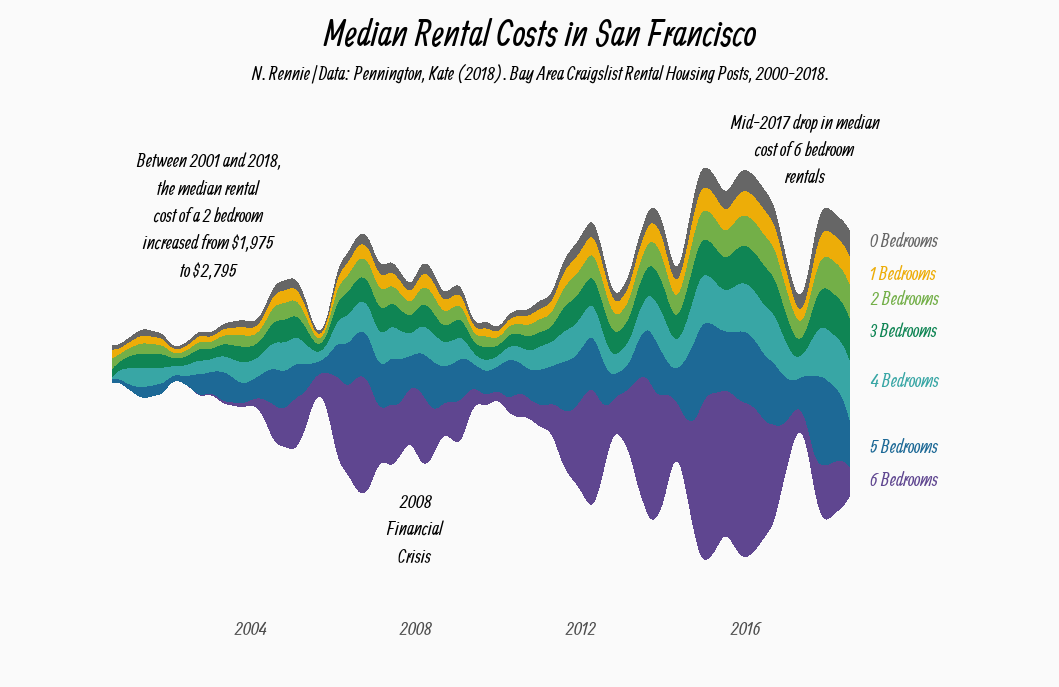

Reproduce this figure in R.
library(tidyverse)
library(ggstream)
library(lubridate)
library(patchwork)
library(showtext)
library(rcartocolor)

# load data
rent <- readr::read_csv('https://raw.githubusercontent.com/rfordatascience/tidytuesday/master/data/2022/2022-07-05/rent.csv')

# add fonts
font_add_google(name = "Allan", family = "allan")
showtext_auto()

# prep data
plot_data <- rent %>%
  filter(!is.na(beds),
         !is.na(date)) %>%
  mutate(year_mon = round_date(ymd(date), unit = "months")) %>%
  select(year_mon, beds, price) %>%
  filter(beds %in% 0:6) %>%
  mutate(beds = factor(beds)) %>%
  group_by(year_mon, beds) %>%
  summarise(median_price = median(price))

# subtitles and caption
cap <- "N. Rennie | Data: Pennington, Kate (2018). Bay Area Craigslist Rental Housing Posts, 2000-2018."
st1 <- stringr::str_wrap("Between 2001 and 2018, the median rental cost of a 2 bedroom increased from $1,975 to $2,795",
                         22)
st2 <- stringr::str_wrap("Mid-2017 drop in median cost of 6 bedroom rentals",
                         24)

# label df
labels_df <- tibble(x = rep(round_date(ymd("20190101"), unit = "months"), 7),
                        y = c(15000, 11000, 8000, 4000, -2000, -10000, -14000),
                        label = paste0(unique(plot_data$beds), " Bedrooms"))
# plot
ggplot(data = plot_data,
       mapping = aes(x = year_mon, y = median_price)) +
  geom_stream(aes(fill = beds), bw = 0.5, extra_span = 0.001, sorting = "onset") +
  geom_text(data = labels_df,
            mapping = aes(x = x, y = y, label = label, colour = label),
            hjust = 0,
            size = 5,
            family = "allan") +
  scale_x_continuous(breaks = c(round_date(ymd(c("20040101", "20080101", "20120101", "20160101")),
                                           unit = "months")),
                     labels = c("2004", "2008", "2012", "2016"),
                     limits = c(round_date(ymd(c("20000101", "20220101")),
                                           unit = "months"))) +
  scale_y_continuous(limits = c(-28000, 28000)) +
  scale_fill_carto_d(palette = "Prism", direction = -1) +
  scale_colour_carto_d(palette = "Prism", direction = -1) +
  annotate("text",
           x = round_date(ymd("20080101"), unit = "months"),
           y = -20000,
           size = 5,
           label = "2008\nFinancial\nCrisis",
           family = "allan") +
  annotate("text",
           x = round_date(ymd("20030101"), unit = "months"),
           y = 18000,
           size = 5,
           label = st1,
           family = "allan") +
  annotate("text",
           x = round_date(ymd("20170601"), unit = "months"),
           y = 26000,
           size = 5,
           label = st2,
           family = "allan") +
  labs(x = "", y = "",
       title = "Median Rental Costs in San Francisco",
       subtitle = cap) +
  theme(panel.grid = element_blank(),
        axis.ticks = element_blank(),
        plot.title = element_text(hjust = 0.5, family = "allan", size = 28,
                                  margin = margin(b = 10)),
        plot.subtitle = element_text(hjust = 0.5, family = "allan", size = 14,
                                     margin = margin(b = 20)),
        axis.text.x = element_text(hjust = 0.5, family = "allan", size = 14,
                                     margin = margin(b = 10)),
        axis.text.y = element_blank(),
        legend.position = "none",
        plot.margin = unit(c(0.5, 0.5, 0.5, 0.5), unit = "cm"),
        plot.background = element_rect(fill = "#fafafa", colour = "#fafafa"),
        panel.background = element_rect(fill = "#fafafa", colour = "#fafafa"))
